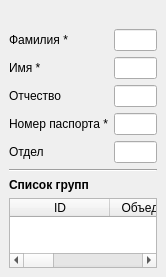
              <widget class="QWidget" name="scrollAreaWidgetContents_2">
               <property name="geometry">
                <rect>
                 <x>0</x>
                 <y>0</y>
                 <width>166</width>
                 <height>268</height>
                </rect>
               </property>
               <layout class="QVBoxLayout" name="verticalLayout_6">
                <property name="leftMargin">
                 <number>9</number>
                </property>
                <property name="topMargin">
                 <number>9</number>
                </property>
                <property name="rightMargin">
                 <number>9</number>
                </property>
                <property name="bottomMargin">
                 <number>9</number>
                </property>
                <item>
                 <layout class="QFormLayout" name="formLayout_3">
                  <item row="0" column="0">
                   <widget class="QLabel" name="teachID">
                    <property name="text">
                     <string/>
                    </property>
                   </widget>
                  </item>
                  <item row="1" column="0">
                   <widget class="QLabel" name="label_21">
                    <property name="text">
                     <string>Фамилия *</string>
                    </property>
                   </widget>
                  </item>
                  <item row="2" column="0">
                   <widget class="QLabel" name="label_22">
                    <property name="text">
                     <string>Имя *</string>
                    </property>
                   </widget>
                  </item>
                  <item row="3" column="0">
                   <widget class="QLabel" name="label_23">
                    <property name="text">
                     <string>Отчество</string>
                    </property>
                   </widget>
                  </item>
                  <item row="4" column="0">
                   <widget class="QLabel" name="label_24">
                    <property name="text">
                     <string>Номер паспорта *</string>
                    </property>
                   </widget>
                  </item>
                  <item row="5" column="0">
                   <widget class="QLabel" name="label_25">
                    <property name="text">
                     <string>Отдел</string>
                    </property>
                   </widget>
                  </item>
                  <item row="1" column="1">
                   <widget class="QLineEdit" name="teachSurname"/>
                  </item>
                  <item row="2" column="1">
                   <widget class="QLineEdit" name="teachName"/>
                  </item>
                  <item row="3" column="1">
                   <widget class="QLineEdit" name="teachPatr"/>
                  </item>
                  <item row="4" column="1">
                   <widget class="QLineEdit" name="teachNumPass"/>
                  </item>
                  <item row="5" column="1">
                   <widget class="QLineEdit" name="teachOtd"/>
                  </item>
                 </layout>
                </item>
                <item>
                 <widget class="Line" name="line_4">
                  <property name="orientation">
                   <enum>Qt::Horizontal</enum>
                  </property>
                 </widget>
                </item>
                <item>
                 <widget class="QLabel" name="label_38">
                  <property name="font">
                   <font>
                    <weight>75</weight>
                    <bold>true</bold>
                   </font>
                  </property>
                  <property name="text">
                   <string>Список групп</string>
                  </property>
                 </widget>
                </item>
                <item>
                 <widget class="QTableWidget" name="groupInTeach">
                  <attribute name="horizontalHeaderStretchLastSection">
                   <bool>true</bool>
                  </attribute>
                  <column>
                   <property name="text">
                    <string>ID</string>
                   </property>
                  </column>
                  <column>
                   <property name="text">
                    <string>Объединение</string>
                   </property>
                  </column>
                  <column>
                   <property name="text">
                    <string>Номер</string>
                   </property>
                  </column>
                  <column>
                   <property name="text">
                    <string>Год обучения</string>
                   </property>
                  </column>
                 </widget>
                </item>
               </layout>
              </widget>
